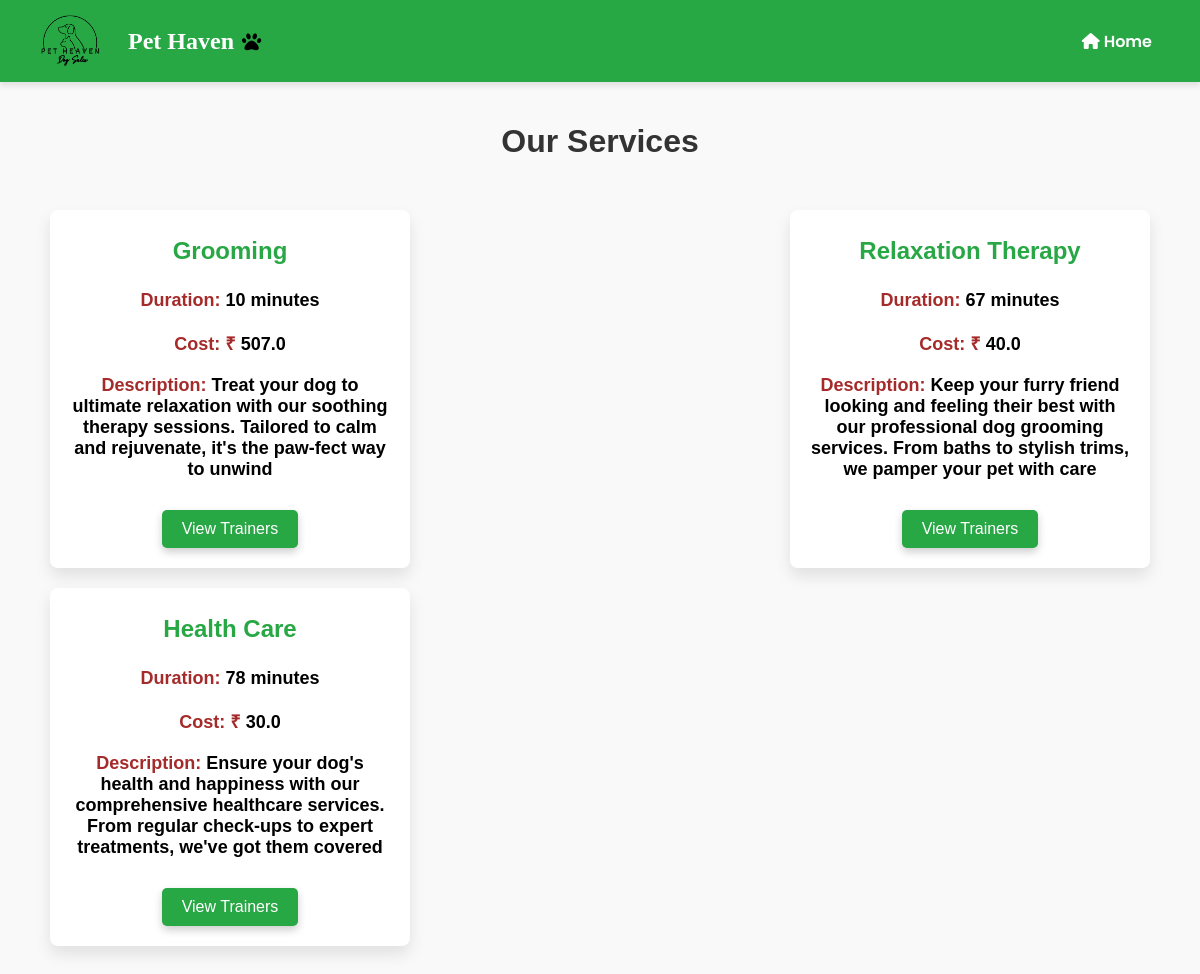
/tservices, run on an earlier commit of the app's database.
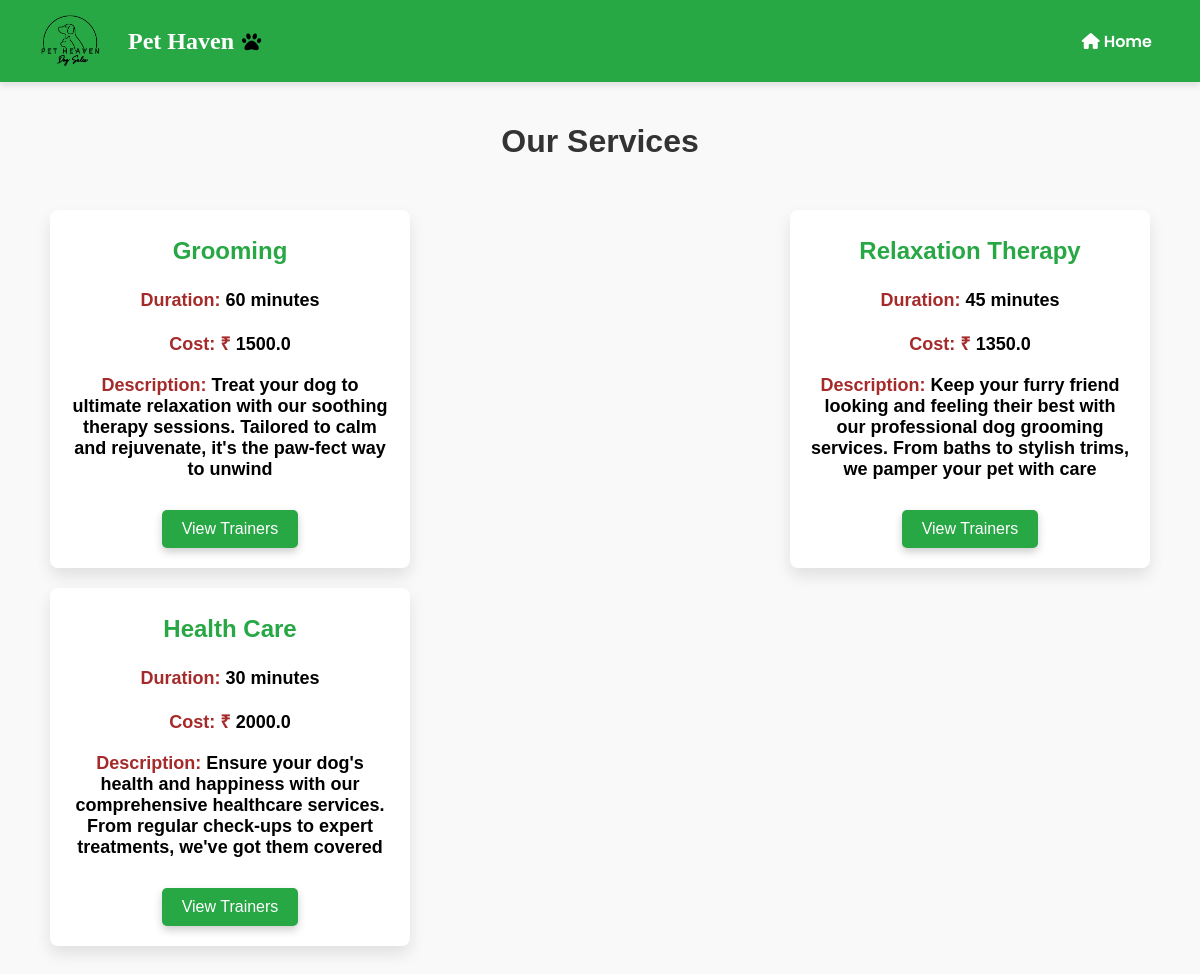
And on a later commit of the database.
### models.py (models this page shows, shortened)
class Service(db.Model):
    id = db.Column(db.Integer, primary_key=True)
    service_name = db.Column(db.String(100), nullable=False)
    duration = db.Column(db.String(50), nullable=False)
    cost = db.Column(db.Float, nullable=False)
    description = db.Column(db.Text, nullable=False)

### app.py (the view)
@app.route('/tservices')
def tlist_services():
    services = Service.query.all()
    return render_template('tservices.html', services=services)

### templates/tservices.html (shortened to what this page needs)
<!DOCTYPE html>
<html lang="en">
<head>
  <link rel="stylesheet" href="{{ url_for('static', filename='css/style4.css') }}" />
  <link rel="stylesheet" href="https://cdnjs.cloudflare.com/ajax/libs/font-awesome/6.0.0/css/all.min.css">
</head>
<body>
  <nav class="navbar">
    <div class="logo">
       <img src="{{ url_for('static', filename='images/logo1.png') }}" alt="Pet Heaven Logo">
 <span>Pet Haven</span>
   </div>
   <ul class="nav-links">
     <li><a href="/trainer_dashboard" class="nav-link" id="home-link"><i class="fas fa-home"></i> Home</a></li>
   </ul>
</nav>
  <div class="container">
    <h1>Our Services</h1>
    <section class="services-overview">
      <div class="cards">
        {% for service in services %}
        <div class="card">
          <h3>{{ service.service_name }}</h3>
          <p><strong>Duration:</strong>
            {% if 'hour' in service.duration %}
            {{ service.duration.split(' ')[0] | int * 60 }} minutes
            {% elif 'minute' in service.duration %}
            {{ service.duration.split(' ')[0] }} minutes
            {% else %}
            {{ service.duration }} minutes
            {% endif %}
          </p>
          <p><strong>Cost: ₹</strong> {{ service.cost }}</p>
          <p><strong>Description:</strong> {{ service.description }}</p>
          <div class="button-container">
            <button class="add-to-cart" data-id="{{ service.id }}" onclick="window.location.href='{{ url_for('trainers_by_service2', service_id=service.id) }}'">View Trainers
            </button>
          </div>
        </div>
        {% else %}
        <p>No services available</p>
        {% endfor %}
      </div>
    </section>
  </div>
</body>
</html>

What changed in the data, as far as the page shows it:
changed Service "Grooming": duration "10" → "60"; cost "507.0" → "1500.0"
changed Service "Relaxation Therapy": duration "67" → "45"; cost "40.0" → "1350.0"
changed Service "Health Care": duration "78" → "30"; cost "30.0" → "2000.0"
